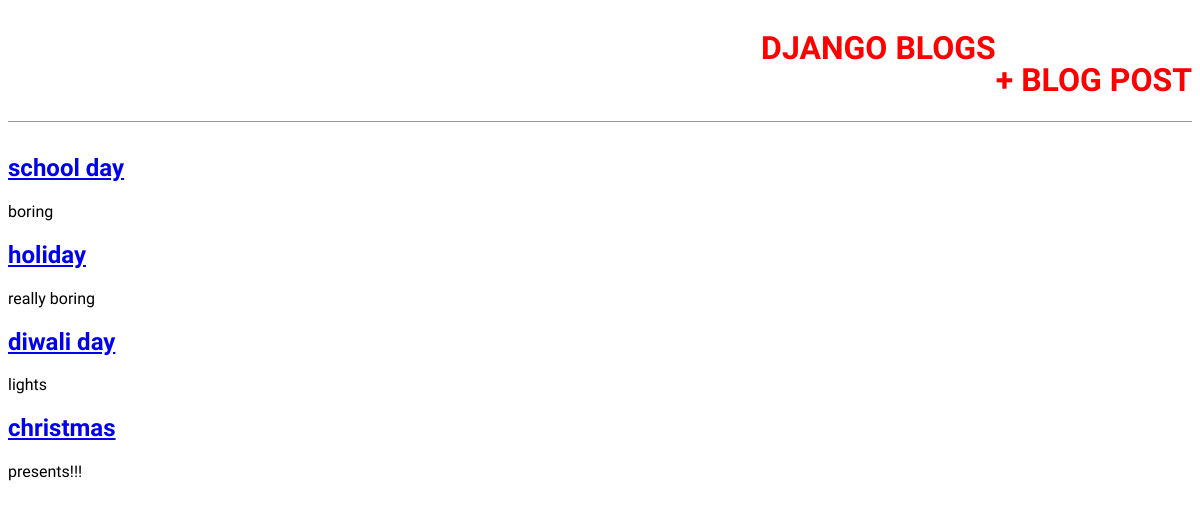
The app's page /, older data.
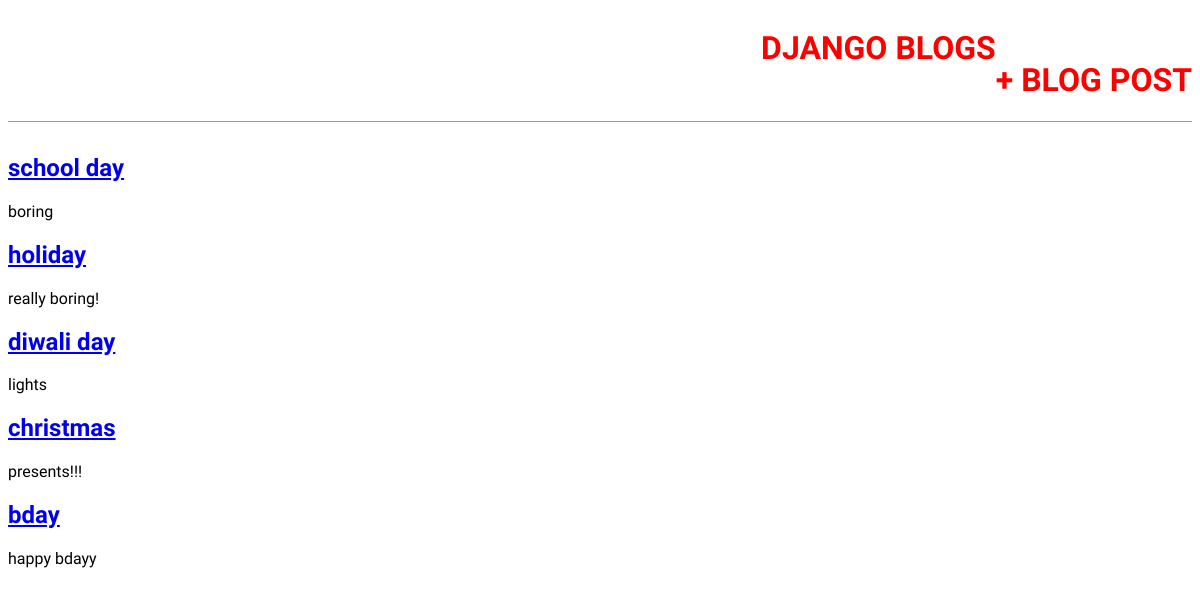
The same page, newer data.
### blog/models.py (models this page shows, shortened)
class Posts(models.Model):
    title = models.CharField(max_length=200)
    body = models.TextField()
    author = models.ForeignKey(
        'auth.User',
        on_delete=models.CASCADE,
    )

### blog/views.py (the view)
# urls.py: path('', BlogListView.as_view(), name='home'),
class BlogListView(ListView):
    model = Posts
    template_name = 'home.html'

### templates/home.html
{% extends 'base.html' %}
{% block content %}
    {% for post in object_list %}
        <div class="post">
             <h2><a href="{% url 'post_detail' post.pk %}">{{ post.title }}</a></h2>
            <p>{{ post.body}}</p>
        </div>
    {% empty %}
        <p>No posts available.</p>
    {% endfor %}
{% endblock content %}

### templates/base.html (shortened to what this page needs)
<!DOCTYPE html>
<html lang="en">
<head>
    {% load static %}
    <link rel="stylesheet" href="{% static 'css/base.css' %}">
</head>
<body>
    <header>
        <div class="nav-left">
            <h1><a href="{% url 'home' %}">DJANGO BLOGS</a></h1>
        </div>
        <div class="nav-right">
            <h1><a href="{% url 'post_new' %}">+ BLOG POST</a></h1>
        </div>
    </header>
    <div>
        {% block content %}{% endblock %}
    </div>
</body>
</html>

### static/css/base.css (style rules this page uses)
body { font-family: 'Source Sans Pro', sans-serif; font-size: px; }
header { border-bottom: 1px solid #999; margin-bottom: 2rem; display: flex; }
header h1 a { color: red; text-decoration: none; }
.nav-left { margin-left: auto; }
.nav-right { display: flex; padding-top: 2rem; }

Row changes from the older to the newer data that the page shows:
changed Posts "holiday": body "really boring" → "really boring!"
added Posts: title "bday", body "happy bdayy"
